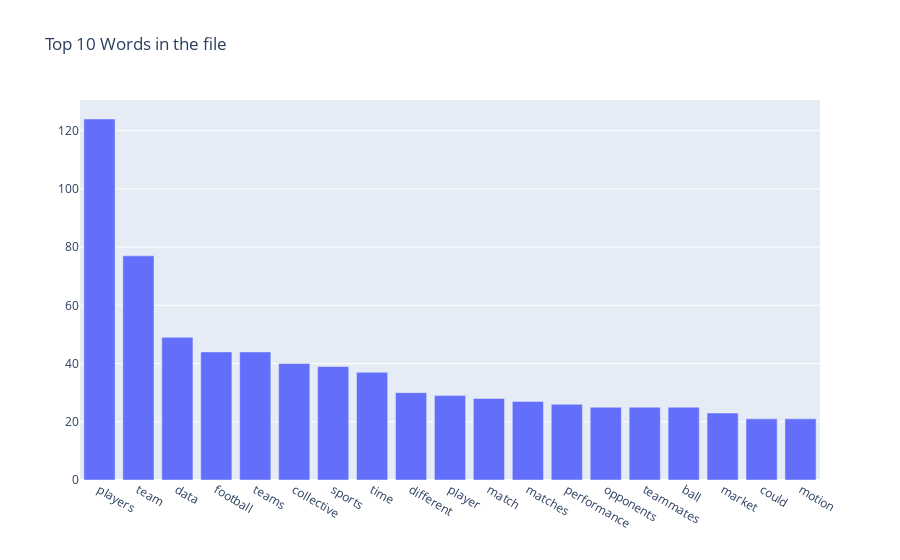

Notebook code for this chart:
### Markdown cell above
### Set of Instruction used in device davinci-codex from OpenAI

'''
1. import a .pdf file
2. remove stopwords
3. create a corpus of word that have more than 3 characters
4. Make a wordcloud with figsize=(20, 14)
5. Plot the Most Common Words in that file, with plotly
'''

There was a need to make some changes (very few), but the code works incredibly well. There will still be a need for some tweaking (for example, to consider singulars and plurals as the same token), but overall I'm very satisfied with the codex's performance:

### Code cell
# 1. import a .pdf file
import PyPDF2
import nltk
nltk.download('punkt')
from nltk.corpus import stopwords
from nltk.tokenize import word_tokenize
from wordcloud import WordCloud
import matplotlib.pyplot as plt
import pandas as pd
import plotly.graph_objects as go

# open the pdf file
pdfFileObj = open('data/Collective.pdf', 'rb') #I just had to adjust the path of my document. Article in: https://www.sciencedirect.com/science/article/abs/pii/S0960077920302319?via%3Dihub

# read the pdf file
pdfReader = PyPDF2.PdfFileReader(pdfFileObj)

# get the number of pages
num_pages = pdfReader.numPages
count = 0
text = ""

# extract the text from each page
while count < num_pages:
    pageObj = pdfReader.getPage(count)
    count += 1
    text += pageObj.extractText()

# if the text is encrypted
if text != "":
    text = text

# close the pdf file
pdfFileObj.close()

# 2. remove stopwords
# tokenize the text
tokens = word_tokenize(text)

# convert the text to lowercase
tokens = [w.lower() for w in tokens]

# remove stopwords
words = [word for word in tokens if word not in stopwords.words('english')]

# 3. create a corpus of word that have more than 3 characters
corpus = [word for word in words if len(word) > 3]

# 4. Make a wordcloud with figsize=(20, 14)
wordcloud = WordCloud(width=800, height=600, max_font_size=200, background_color='white').generate(' '.join(corpus))
plt.figure(figsize=(20, 14))
plt.imshow(wordcloud, interpolation='bilinear')
plt.axis("off")
plt.show()

#5. Plot the Most Common Words in that file, with plotly
word_dist = nltk.FreqDist(corpus)
rslt = pd.DataFrame(word_dist.most_common(19),
                    columns=['Word', 'Frequency'])

fig = go.Figure(
    data=[go.Bar(x=rslt.Word, y=rslt.Frequency)],
    layout_title_text="Top 10 Words in the file"
)
fig.show()

### Figure 1 — Plotly figure (JSON) as saved in the notebook; plotly's stock layout.template omitted (floating-point values rounded to 4 significant figures)
{"data": [{"type": "bar", "x": ["players", "team", "data", "football", "teams", "collective", "sports", "time", "different", "player", "match", "matches", "performance", "opponents", "teammates", "ball", "market", "could", "motion"], "y": [124, 77, 49, 44, 44, 40, 39, 37, 30, 29, 28, 27, 26, 25, 25, 25, 23, 21, 21]}], "layout": {"title": {"text": "Top 10 Words in the file"}}}
